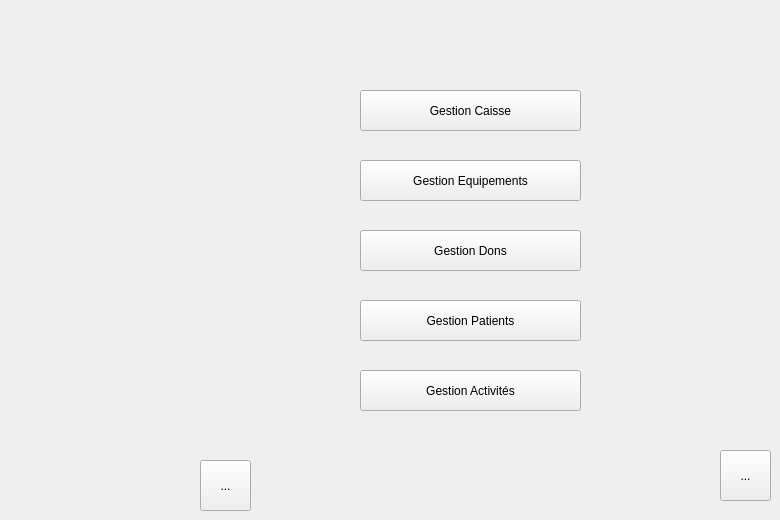
    <widget class="QWidget" name="page_6">
     <widget class="QToolButton" name="mailing_9">
      <property name="geometry">
       <rect>
        <x>200</x>
        <y>460</y>
        <width>51</width>
        <height>51</height>
       </rect>
      </property>
      <property name="text">
       <string>...</string>
      </property>
      <property name="icon">
       <iconset>
        <normaloff>../../icon-maison.png</normaloff>../../icon-maison.png</iconset>
      </property>
      <property name="iconSize">
       <size>
        <width>50</width>
        <height>35</height>
       </size>
      </property>
     </widget>
     <widget class="QToolButton" name="mailing_8">
      <property name="geometry">
       <rect>
        <x>720</x>
        <y>450</y>
        <width>51</width>
        <height>51</height>
       </rect>
      </property>
      <property name="text">
       <string>...</string>
      </property>
      <property name="icon">
       <iconset>
        <normaloff>../../images (1)_preview_rev_1.png</normaloff>../../images (1)_preview_rev_1.png</iconset>
      </property>
      <property name="iconSize">
       <size>
        <width>50</width>
        <height>50</height>
       </size>
      </property>
     </widget>
     <widget class="QPushButton" name="affiche_emp_16">
      <property name="geometry">
       <rect>
        <x>360</x>
        <y>370</y>
        <width>221</width>
        <height>41</height>
       </rect>
      </property>
      <property name="text">
       <string>Gestion Activités</string>
      </property>
     </widget>
     <widget class="QPushButton" name="affiche_emp_13">
      <property name="geometry">
       <rect>
        <x>360</x>
        <y>160</y>
        <width>221</width>
        <height>41</height>
       </rect>
      </property>
      <property name="text">
       <string>Gestion Equipements</string>
      </property>
     </widget>
     <widget class="QPushButton" name="affiche_emp_14">
      <property name="geometry">
       <rect>
        <x>360</x>
        <y>230</y>
        <width>221</width>
        <height>41</height>
       </rect>
      </property>
      <property name="text">
       <string>Gestion Dons</string>
      </property>
     </widget>
     <widget class="QPushButton" name="affiche_emp_15">
      <property name="geometry">
       <rect>
        <x>360</x>
        <y>300</y>
        <width>221</width>
        <height>41</height>
       </rect>
      </property>
      <property name="text">
       <string>Gestion Patients</string>
      </property>
     </widget>
     <widget class="QPushButton" name="affiche_emp_12">
      <property name="geometry">
       <rect>
        <x>360</x>
        <y>90</y>
        <width>221</width>
        <height>41</height>
       </rect>
      </property>
      <property name="text">
       <string>Gestion Caisse</string>
      </property>
     </widget>
    </widget>
